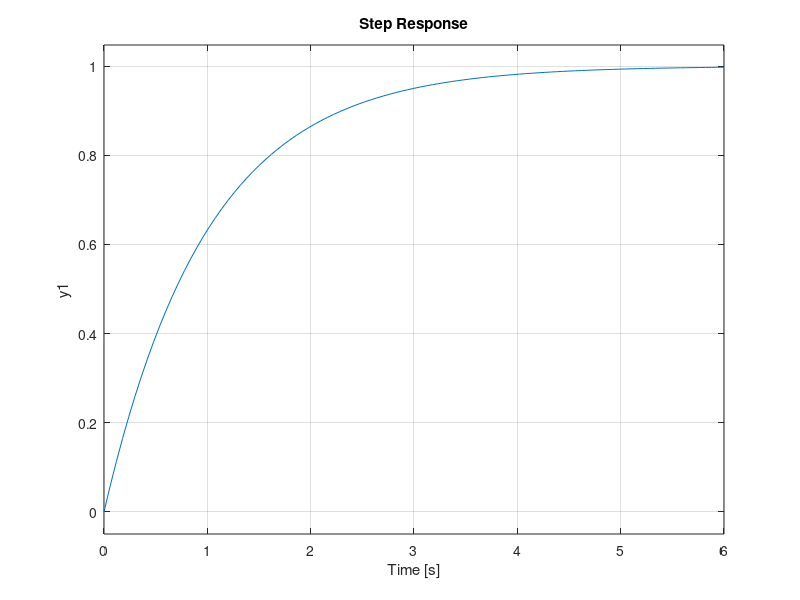
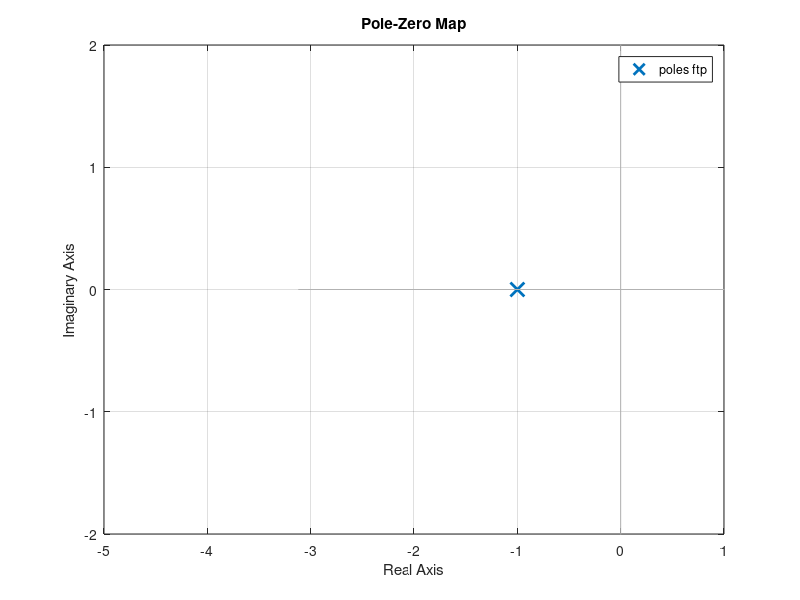
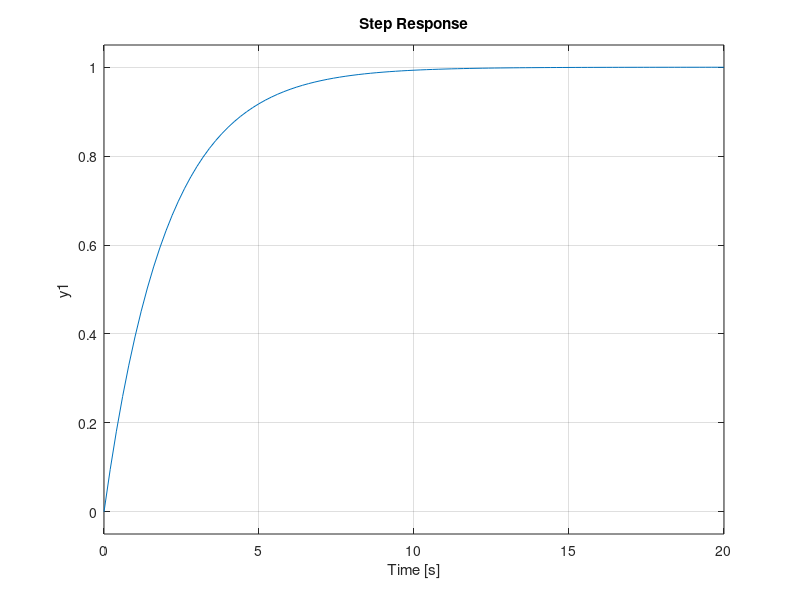
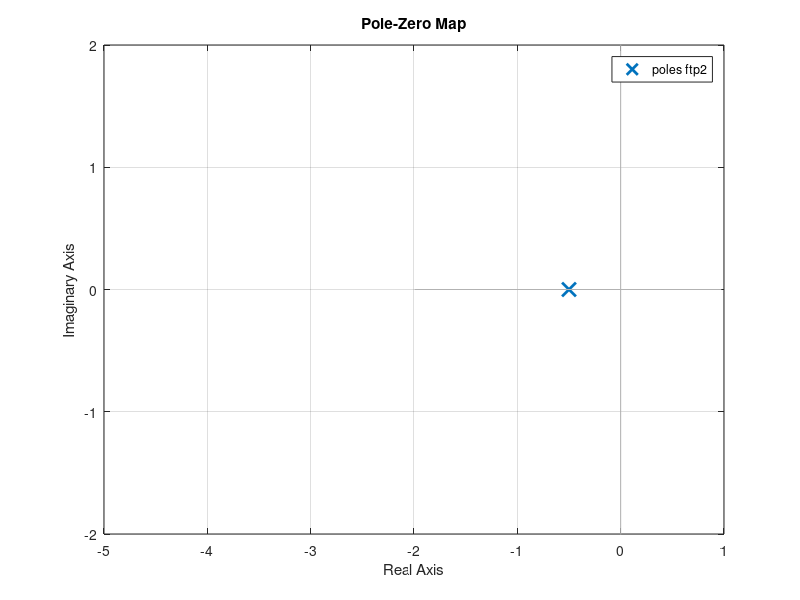

Here is the MATLAB script that generated these plots, in order:

%%
clc;
clear all;
close all;
K=1;
Tao=1;
ftp=tf(K,[Tao 1]);
figure;
step(ftp);

figure;
pzmap(ftp);
axis([-5 1 -2 2]);
grid on;

%%
K2=1;
Tao2=2;
ftp2=tf(K,[Tao2 1]);
figure;
step(ftp2);

figure;
pzmap(ftp2);
axis([-5 1 -2 2]);
grid on;